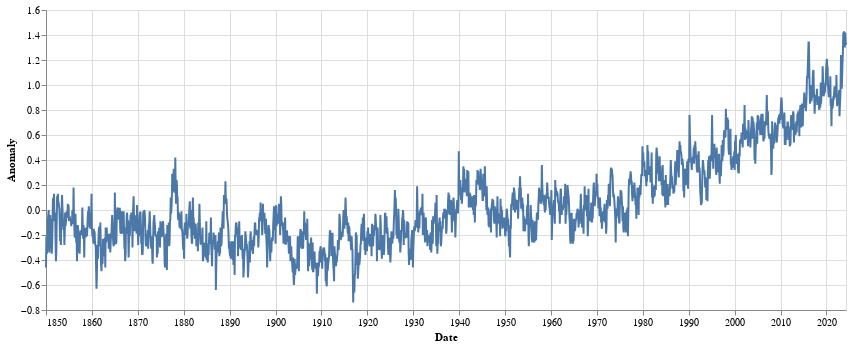

Notebook code cell kept with this figure:
### Code cell
import altair as alt

chart = alt.Chart(df
).mark_line(
).encode(
    x='Date',
    y='Anomaly'
).properties(
    width=800
)

chart

### Figure 1 — Vega-Lite specification as saved in the notebook (floating-point values rounded to 4 significant figures; data arrays with more than 128 entries replaced by an {"elided": "..."} marker saying what was removed)
{"config": {"view": {"continuousWidth": 300, "continuousHeight": 300}}, "data": {"name": "data-b45104b8f60ce39e9401a791c4371e52"}, "mark": {"type": "line"}, "encoding": {"x": {"field": "Date", "type": "temporal"}, "y": {"field": "Anomaly", "type": "quantitative"}}, "width": 800, "$schema": "https://vega.github.io/schema/vega-lite/v5.17.0.json", "datasets": {"data-b45104b8f60ce39e9401a791c4371e52": {"elided": "2092 records"}}}
